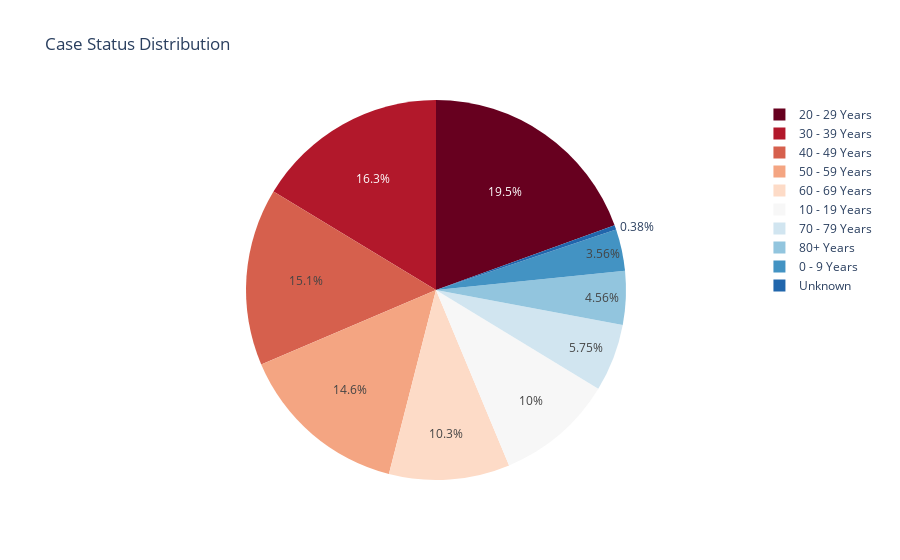

The code cell stored with this chart in its notebook:
### Code cell
values = df['age_group'].value_counts().tolist()
names = ["20 - 29 Years","30 - 39 Years","40 - 49 Years","50 - 59 Years","60 - 69 Years","10 - 19 Years","70 - 79 Years","80+ Years","0 - 9 Years","Unknown",]
fig = px.pie(
    names=names,
    values=values,
    title="Case Status Distribution",
    color_discrete_sequence=px.colors.sequential.RdBu,
)
fig.show()

### Figure 1 — Plotly figure (JSON) as saved in the notebook; plotly's stock layout.template omitted (floating-point values rounded to 4 significant figures)
{"data": [{"domain": {"x": [0, 1], "y": [0, 1]}, "hovertemplate": "label=%{label}<br>value=%{value}<extra></extra>", "labels": ["20 - 29 Years", "30 - 39 Years", "40 - 49 Years", "50 - 59 Years", "60 - 69 Years", "10 - 19 Years", "70 - 79 Years", "80+ Years", "0 - 9 Years", "Unknown"], "legendgroup": "", "name": "", "showlegend": true, "type": "pie", "values": [1635264, 1372623, 1267350, 1227493, 863260, 841450, 483689, 382869, 299040, 31952]}], "layout": {"legend": {"tracegroupgap": 0}, "piecolorway": ["rgb(103,0,31)", "rgb(178,24,43)", "rgb(214,96,77)", "rgb(244,165,130)", "rgb(253,219,199)", "rgb(247,247,247)", "rgb(209,229,240)", "rgb(146,197,222)", "rgb(67,147,195)", "rgb(33,102,172)", "rgb(5,48,97)"], "title": {"text": "Case Status Distribution"}}}
